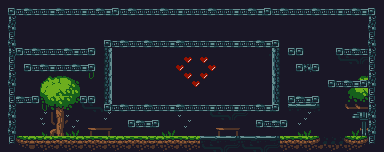

Rendered tile map (Tiled .tmx) drawn with the repository's tilesets; below, a short description and the full map source, tile grids included:
An orthogonal 48x19 tile map with 8x8 px tiles, 2 tile layers (Background, Level) and 1 object.

<map version="1.2" tiledversion="1.2.3" orientation="orthogonal" renderorder="right-down" width="48" height="19" tilewidth="8" tileheight="8" infinite="0" nextlayerid="10" nextobjectid="5">
 <tileset firstgid="1" name="platform_tiles" tilewidth="8" tileheight="8" tilecount="156" columns="13">
  <image source="assets/platform_tiles.png" trans="ffffff" width="104" height="96" />
 </tileset>
 <layer id="5" name="Background" width="48" height="19">
  <data encoding="csv">
120,120,120,120,120,120,120,120,120,120,120,120,120,120,120,120,120,120,120,120,120,120,120,120,120,120,120,120,120,120,120,120,120,120,120,120,120,120,120,120,120,120,120,120,120,120,120,120,
120,120,120,120,120,120,120,120,120,120,120,120,120,120,120,120,120,120,120,120,120,120,120,120,120,120,120,120,120,120,120,120,120,120,120,120,120,120,120,120,120,120,120,120,120,120,120,120,
120,120,120,120,120,120,120,120,120,120,120,120,120,120,120,120,120,120,120,120,120,120,120,120,120,120,120,120,120,120,120,120,120,120,120,120,120,120,120,120,120,120,120,120,120,120,120,120,
120,120,120,120,120,120,120,120,120,120,120,120,120,120,120,120,120,120,120,120,120,120,120,120,120,120,120,120,120,120,120,120,120,120,120,120,120,120,120,120,120,120,120,120,120,120,120,120,
120,120,120,120,120,120,120,120,120,120,120,120,120,120,120,120,120,120,120,120,120,120,120,120,120,120,120,120,120,120,120,120,120,120,120,120,120,120,120,120,120,120,120,120,120,120,120,120,
120,120,120,120,120,120,120,120,120,120,120,120,120,120,120,120,120,120,120,120,120,120,120,120,120,120,120,120,120,120,120,120,120,120,120,120,120,120,120,120,120,120,120,120,120,120,120,120,
120,120,120,120,120,120,120,120,120,120,120,120,120,120,120,120,120,120,120,120,120,120,120,120,120,120,120,120,120,120,120,120,120,120,120,120,120,120,120,120,120,120,120,120,120,120,120,120,
120,120,120,120,120,120,120,120,120,120,120,120,120,120,120,120,120,120,120,120,120,120,120,120,132,120,120,120,120,120,131,120,120,120,120,120,120,120,120,120,120,120,105,106,107,108,109,120,
120,120,120,120,120,120,120,120,120,120,120,120,120,120,120,120,120,120,120,120,120,120,120,120,120,120,120,120,120,120,120,120,120,120,120,120,120,120,120,120,120,120,120,120,120,120,120,120,
120,120,120,120,120,31,33,34,35,36,120,88,120,120,120,120,120,120,120,120,120,120,120,120,120,120,120,120,120,120,120,120,120,120,120,120,120,120,120,120,120,120,120,120,31,34,120,120,
120,120,120,120,120,44,46,47,48,49,120,120,120,120,120,120,120,120,120,120,83,120,120,120,120,120,120,120,120,120,120,120,120,120,120,120,120,120,120,120,120,120,120,37,44,46,120,120,
120,120,120,120,120,57,59,60,61,62,120,120,120,120,120,120,120,120,120,120,120,120,120,120,120,120,120,120,120,120,120,120,83,120,120,120,120,120,120,120,120,120,120,50,51,60,120,120,
120,120,120,120,120,70,72,73,74,75,120,120,120,120,120,120,120,120,120,120,120,120,120,120,120,120,120,120,120,120,120,120,120,120,120,120,120,120,120,120,120,120,120,63,64,65,120,120,
120,120,120,120,120,83,85,86,87,120,105,106,107,108,109,120,120,120,120,120,120,120,88,120,120,120,120,120,120,120,120,120,120,120,120,120,92,94,95,96,120,120,120,89,90,91,120,120,
120,120,120,120,120,114,98,99,100,120,120,120,120,114,120,120,120,120,120,120,120,120,100,120,120,120,105,106,107,108,109,120,120,120,120,120,120,120,114,120,120,120,120,120,101,102,120,120,
120,120,120,120,120,100,111,112,113,114,120,120,120,120,120,120,120,120,120,120,120,120,120,114,120,120,120,120,120,120,120,120,120,120,120,120,120,100,120,120,120,120,120,120,120,115,120,120,
120,120,120,120,120,126,124,125,126,127,120,120,120,120,120,120,120,120,120,120,126,127,120,120,120,120,120,120,120,120,120,120,120,120,120,120,120,126,127,120,120,120,120,120,127,128,120,120,
120,120,120,120,120,120,120,120,120,120,120,120,120,120,120,120,120,120,120,120,120,120,120,120,120,120,120,120,120,120,120,120,120,120,120,120,120,120,120,120,120,120,120,120,120,120,120,120,
120,120,120,120,120,120,120,120,120,120,120,120,120,120,120,120,120,120,120,120,120,120,120,120,120,120,120,120,120,120,120,120,120,120,120,120,120,120,120,120,120,120,120,120,120,120,120,120
</data>
 </layer>
 <layer id="6" name="Level" width="48" height="19">
  <data encoding="csv">
0,0,0,0,0,0,0,0,0,0,0,0,0,0,0,0,0,0,0,0,0,0,0,0,0,0,0,0,0,0,0,0,0,0,0,0,0,0,0,0,0,0,0,0,0,0,0,0,
0,144,145,146,145,145,147,146,145,145,147,145,146,147,144,145,146,145,145,145,146,145,147,145,145,145,146,145,145,147,145,146,147,144,145,146,145,145,145,146,145,145,147,145,146,147,144,0,
0,97,0,0,0,0,0,0,0,0,0,0,0,0,0,0,0,0,0,0,0,0,0,0,0,0,0,0,0,0,0,0,0,0,0,0,0,0,0,0,0,0,0,0,0,0,97,0,
0,110,0,0,0,0,0,0,0,0,0,0,0,0,0,0,0,0,0,0,0,0,0,0,0,0,0,0,0,0,0,0,0,0,0,0,0,0,0,0,0,0,0,0,0,0,110,0,
0,123,0,0,0,0,0,0,0,0,0,0,0,0,0,0,0,0,0,0,0,0,0,0,0,0,0,0,0,0,0,0,0,0,0,0,0,0,0,0,0,0,0,0,0,0,123,0,
0,110,0,0,0,0,0,0,0,0,0,0,0,144,145,146,145,145,146,145,145,147,146,145,145,145,147,145,145,147,145,145,146,147,144,0,0,0,0,0,0,0,0,0,0,0,110,0,
0,97,144,145,146,145,145,145,146,147,145,144,0,28,120,120,120,120,120,120,120,120,120,120,120,120,120,120,120,120,120,120,120,1,29,0,144,144,0,0,0,0,144,145,146,145,97,0,
0,123,0,0,0,0,0,0,0,0,0,0,0,41,120,120,120,120,120,120,120,120,120,5,120,5,120,120,120,120,120,120,120,120,42,0,0,0,0,0,0,0,0,0,0,0,123,0,
0,123,0,144,145,146,147,145,145,146,147,144,0,54,120,120,120,120,120,120,120,120,5,120,120,120,5,120,120,120,120,120,120,120,55,0,0,144,110,144,0,0,0,0,0,0,123,0,
0,97,0,0,0,0,0,0,0,0,0,0,0,28,120,120,120,120,120,120,120,120,120,5,120,5,120,120,120,120,120,120,120,120,68,0,0,0,0,0,0,0,0,0,0,0,97,0,
0,110,0,0,0,0,0,0,0,0,0,0,0,41,120,120,120,120,120,120,120,120,120,120,5,120,120,120,120,120,120,120,120,120,29,0,0,0,0,0,0,144,145,146,147,144,110,0,
0,123,0,0,0,0,0,0,0,0,0,0,0,54,120,120,0,0,0,0,0,0,0,0,0,0,0,0,0,0,0,0,120,120,42,0,0,0,0,0,0,0,0,0,0,0,123,0,
0,123,146,145,144,0,0,0,0,0,144,144,0,15,120,120,0,0,0,0,0,0,0,0,0,0,0,0,0,0,0,0,120,120,55,0,144,146,147,144,0,0,0,0,0,0,123,0,
0,97,0,0,0,0,0,0,0,0,0,0,0,144,145,146,145,145,146,145,145,147,146,145,145,145,147,145,145,147,145,145,146,147,144,0,0,0,0,0,0,0,0,0,0,0,97,0,
0,110,0,0,0,0,0,0,0,0,0,0,0,0,0,0,0,0,0,0,0,0,0,0,0,0,0,0,0,0,0,0,0,0,0,0,0,0,0,0,0,0,0,0,0,0,110,0,
0,97,0,0,0,0,0,0,0,0,0,0,0,0,0,0,144,146,147,144,0,0,0,0,0,0,0,0,0,0,0,0,144,145,146,144,0,0,0,0,0,0,0,0,0,0,97,0,
0,110,0,0,0,0,0,0,0,0,0,24,25,26,0,0,0,0,0,0,0,0,0,0,0,0,0,24,25,26,0,0,0,0,0,0,0,0,0,0,0,0,0,0,0,0,110,0,
0,123,135,136,137,136,137,138,139,136,137,138,139,140,136,137,138,139,140,136,137,138,139,140,136,92,93,94,95,96,92,93,94,95,96,137,138,139,140,141,14,14,14,135,136,141,123,0,
0,0,148,149,150,151,152,150,151,152,150,151,152,150,151,152,150,151,152,150,151,152,150,151,152,105,106,107,108,109,105,106,107,108,109,151,152,150,151,152,150,151,150,151,152,154,0,0
</data>
 </layer>
 <objectgroup id="9" name="Objects">
  <object id="4" gid="19" x="192" y="96" width="8" height="8">
   <properties>
    <property name="text" value="Happy Mothers Day!" />
   </properties>
  </object>
 </objectgroup>
</map>